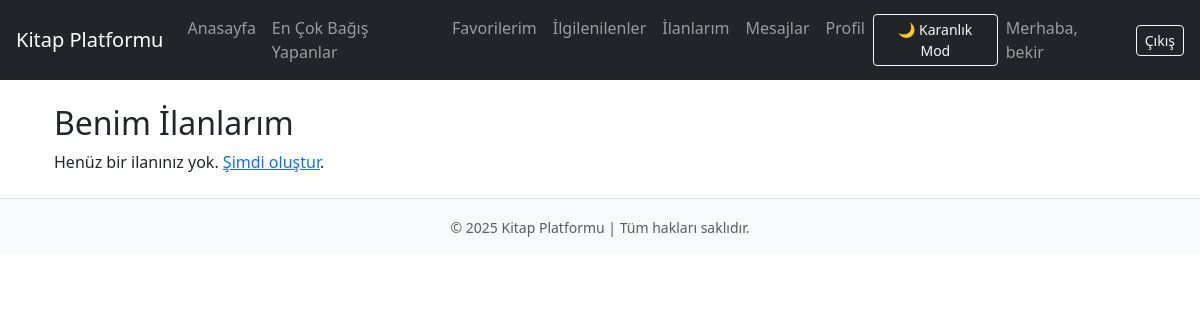
The app's page /my-listings/ (signed in), older data.
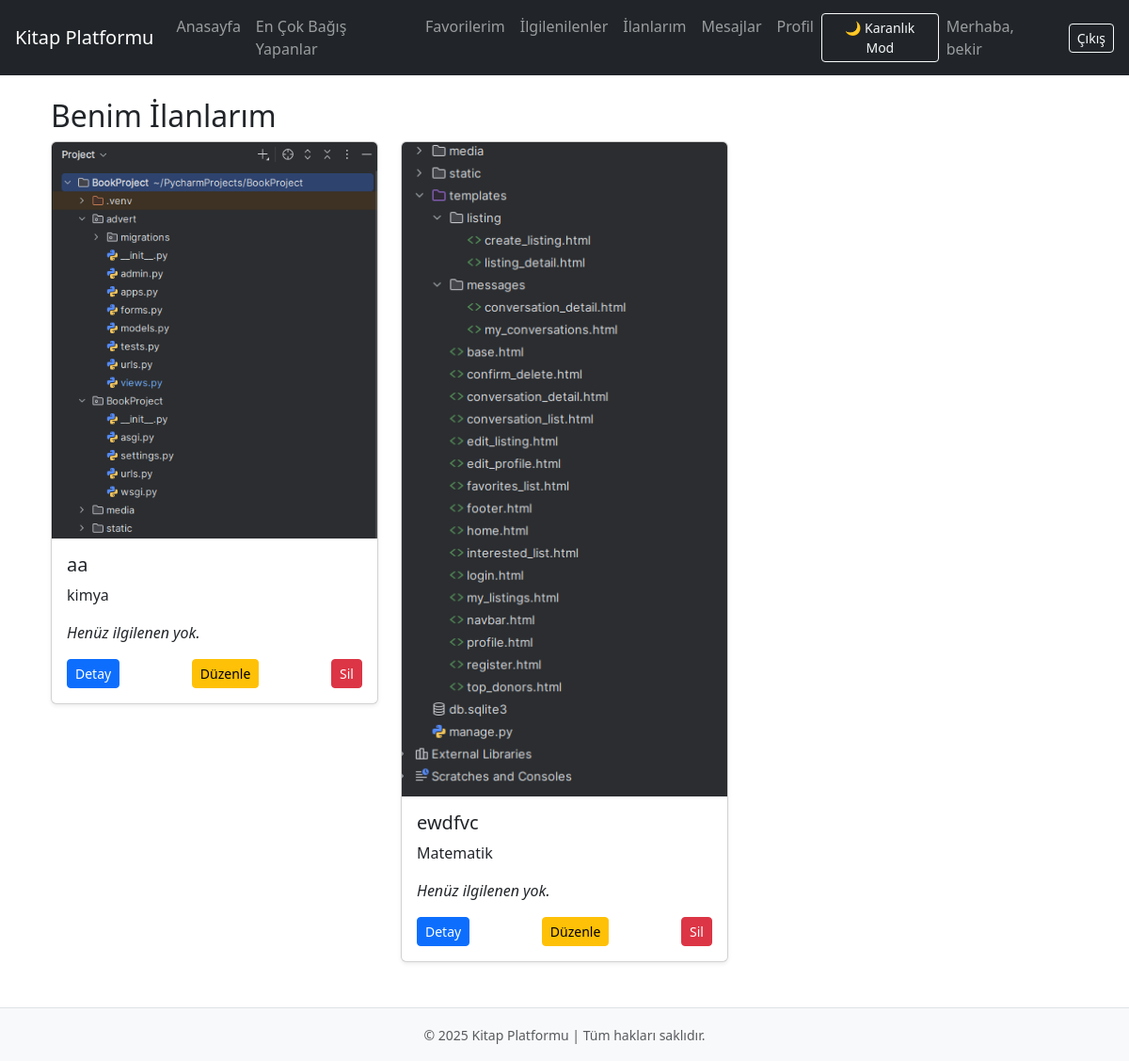
The same page, newer data.
### listings/models.py (models this page shows, shortened)
class Listing(models.Model):
    TYPE_CHOICES = [
        ('book', 'Kitap'),
        ('note', 'Ders Notu'),
    ]
    DONATION_TYPE_CHOICES = [
        ('free', 'Bağış'),
        ('paid', 'Ücretli'),
    ]
    RESOLUTION_LEVEL_CHOICES = [
        ('low', 'Az Çözülmüş'),
        ('medium', 'Orta Çözülmüş'),
        ('high', 'Çok Çözülmüş'),
        ('full', 'Hepsi Çözülmüş'),
    ]
    LEVEL_CHOICES = [
        ('primary', 'İlkokul'),
        ('middle', 'Ortaokul'),
        ('high', 'Lise'),
        ('university', 'Üniversite'),
        ('general', 'Genel'),
    ]
    title = models.CharField(max_length=200)  # Ürün adı için
    level = models.CharField(max_length=20, choices=LEVEL_CHOICES, default='general')  # Seviye için
    listing_type = models.CharField(max_length=10, choices=TYPE_CHOICES)
    donation_type = models.CharField(max_length=10, choices=DONATION_TYPE_CHOICES)
    price = models.DecimalField(max_digits=6, decimal_places=2, blank=True, null=True)
    page_count = models.PositiveIntegerField()
    related_course = models.CharField(max_length=100)
    school_name = models.CharField(max_length=200, blank=True, null=True)
    valid_year = models.PositiveIntegerField(blank=True, null=True)
    resolution_level = models.CharField(max_length=10, choices=RESOLUTION_LEVEL_CHOICES, blank=True, null=True)
    publish_year = models.PositiveIntegerField(blank=True, null=True)
    publisher = models.CharField(max_length=200, blank=True, null=True)
    user = models.ForeignKey(User, on_delete=models.CASCADE)
    created_at = models.DateTimeField(auto_now_add=True)
    image = models.ImageField( upload_to='listing_images/',default='listing_images/default.png',blank=True,null=True)

### user/views.py (the view)
# urls.py: path('my-listings/', views.my_listings, name='my_listings'),
@login_required
def my_listings(request):
    listings = Listing.objects.filter(user=request.user).prefetch_related(
        Prefetch('interested_set', queryset=Interested.objects.select_related('user'), to_attr='interested_users')
    )
    return render(request, 'user/my_listings.html', {'listings': listings})

### templates/user/my_listings.html
{% extends 'base.html' %}
{% load static %}
{% block content %}
<div class="container mt-4">
  <h2>Benim İlanlarım</h2>
  {% if listings %}
    <div class="row">
      {% for listing in listings %}
        <div class="col-md-4">
          <div class="card mb-4 shadow-sm">
            {% if listing.image and listing.image.name %}
              <img src="{{ listing.image.url }}" class="card-img-top" alt="{{ listing.title }}">
            {% else %}
              <img src="/media/listing_images/default.png" class="card-img-top" alt="Varsayılan Resim">
            {% endif %}
            <div class="card-body">
              <h5 class="card-title">{{ listing.title }}</h5>
              <p class="card-text">{{ listing.related_course }}</p>
              {% if listing.interested_users %}
                <p><strong>İlgilenenler:</strong></p>
                <ul>
                  {% for interested in listing.interested_users %}
                    <li>{{ interested.user.username }}</li>
                  {% endfor %}
                </ul>
              {% else %}
                <p><em>Henüz ilgilenen yok.</em></p>
              {% endif %}
              <div class="d-flex justify-content-between mt-2">
                <a href="{% url 'listing_detail' listing.id %}" class="btn btn-sm btn-primary">Detay</a>
                <a href="{% url 'edit_listing' listing.id %}" class="btn btn-sm btn-warning">Düzenle</a>
                <a href="{% url 'delete_listing' listing.id %}" class="btn btn-sm btn-danger">Sil</a>
              </div>
            </div>
          </div>
        </div>
      {% endfor %}
    </div>
  {% else %}
    <p>Henüz bir ilanınız yok. <a href="{% url 'create_listing' %}">Şimdi oluştur</a>.</p>
  {% endif %}
</div>
{% endblock %}

Row changes from the older to the newer data that the page shows:
added Listing: image (picture), title "aa", related_course "kimya", shows "Henüz ilgilenen yok."
added Listing: image (picture), title "ewdfvc", related_course "Matematik", shows "Henüz ilgilenen yok."
Text that changed along with them:
text no longer shown: "Henüz bir ilanınız yok. Şimdi oluştur ."
